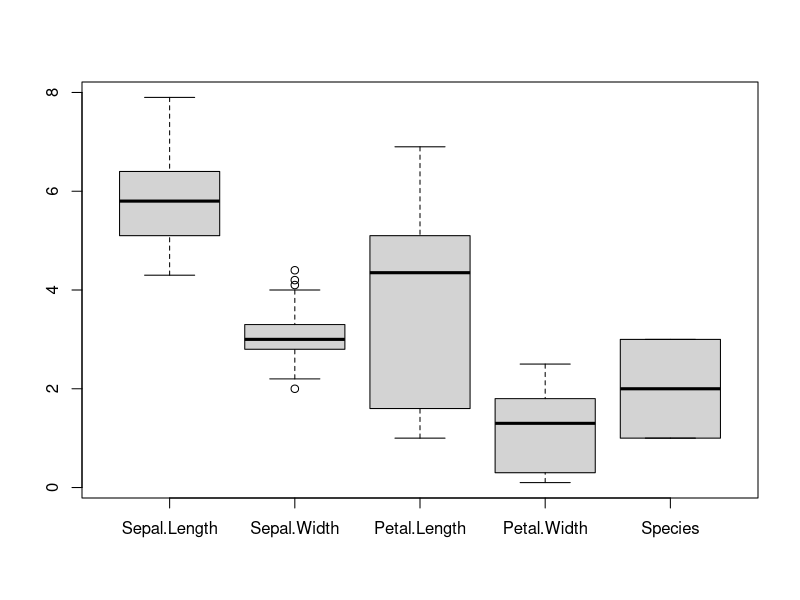
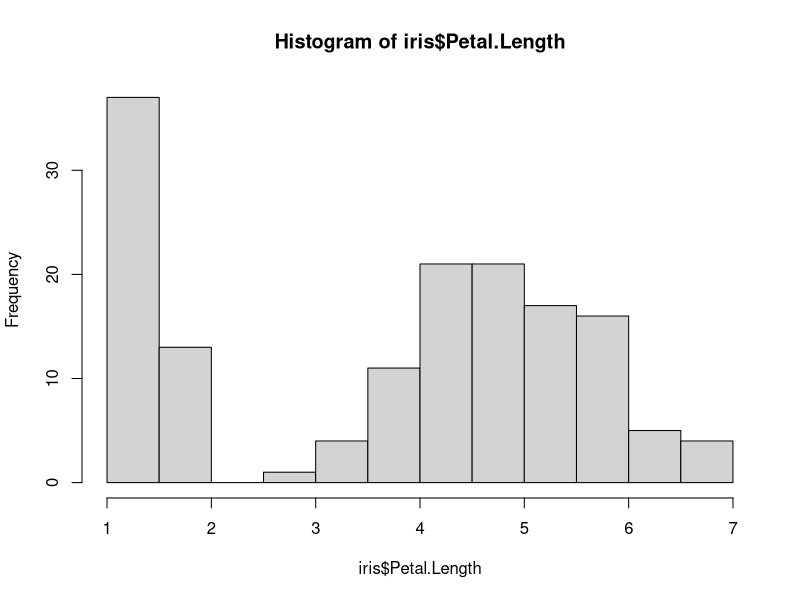
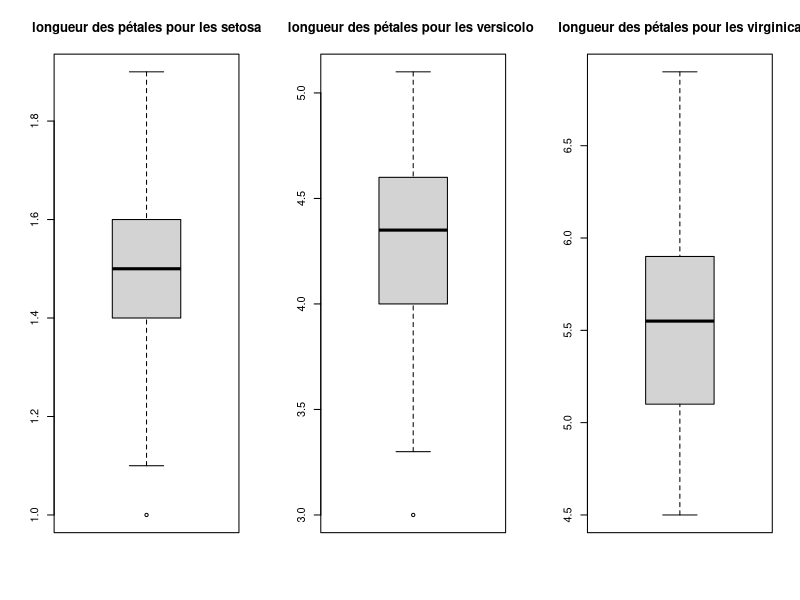
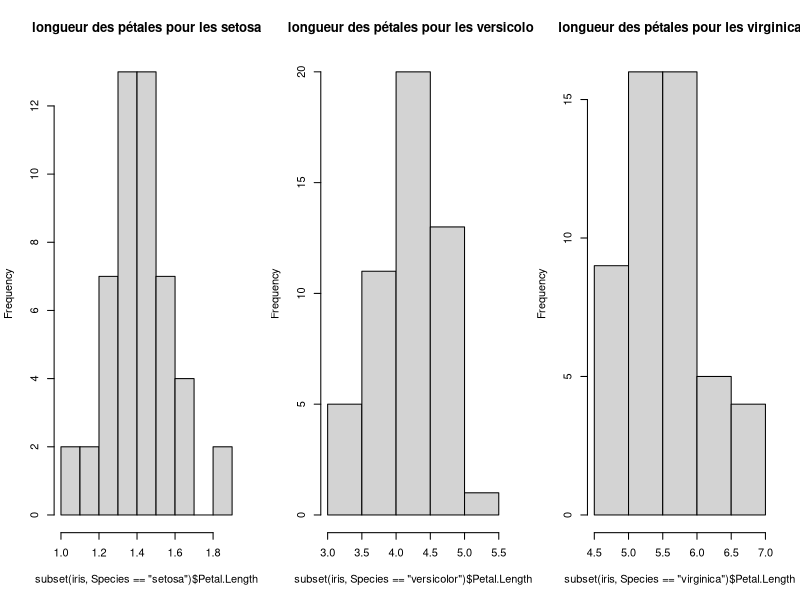
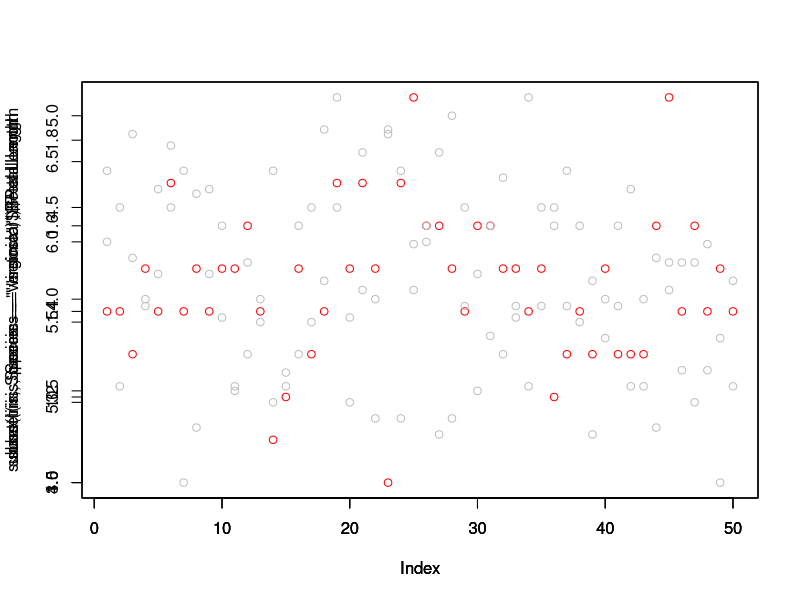

Write R code to recreate these figures, in order.
#question1
par(mfrow=c(1,1))
boxplot(iris)
hist(iris$Petal.Length)

#question2
par(mfrow=c(1,3))
boxplot(subset(iris,Species=="setosa")$Petal.Length,
        main="longueur des pétales pour les setosa")
boxplot(subset(iris,Species=="versicolor")$Petal.Length,
        main="longueur des pétales pour les versicolor")
boxplot(subset(iris,Species=="virginica")$Petal.Length,
        main="longueur des pétales pour les virginica")

par(mfrow=c(1,3))
hist(subset(iris,Species=="setosa")$Petal.Length,
     main="longueur des pétales pour les setosa")
hist(subset(iris,Species=="versicolor")$Petal.Length,
     main="longueur des pétales pour les versicolor")
hist(subset(iris,Species=="virginica")$Petal.Length,
     main="longueur des pétales pour les virginica")

#il y a une flagrante différence concernant les setosa :
#sa moyenne n'a rien à voir avec celle des versicolor et des virginica

#question3

par(mfrow=c(1,1))

plot(subset(iris,Species=="setosa")$Petal.Length,col='red')
par(new=TRUE)
plot(subset(iris,Species=="versicolor")$Petal.Length,col='grey')
par(new=TRUE)
plot(subset(iris,Species=="virginica")$Petal.Length,col='grey')

summary(subset(iris,Species=="setosa")$Petal.Length)


